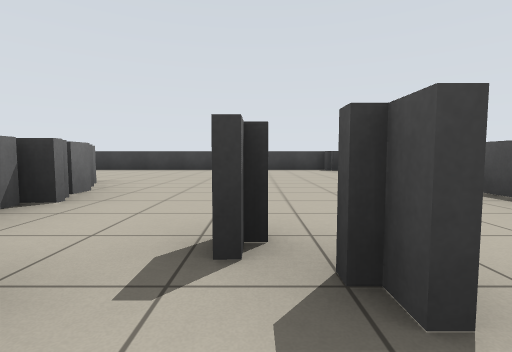
view 1 (above)

24 first-person views from a walk through a world built for the Player/Stage simulator. The camera is 0.72 m above the floor, tilts 4° down and sees 85° across. The lines on the ground mark 1 m squares. The floor is counted in squares, 2 m on a side. Each view is taken from the middle of a square. On the plan, view 1 faces up. The plan holds only what a view shows up to about 9 squares ahead; the rest is blank. Robots are left out.

view 2
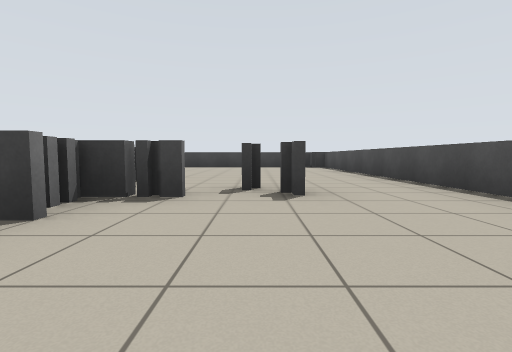

view 3
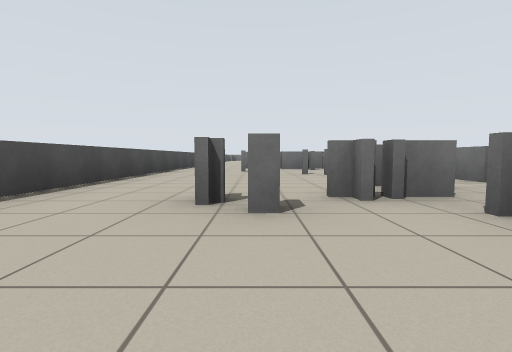

view 4
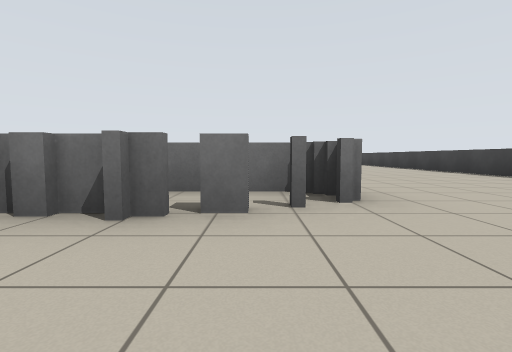

view 5
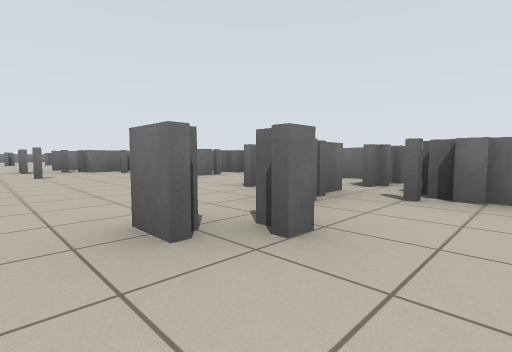

view 6
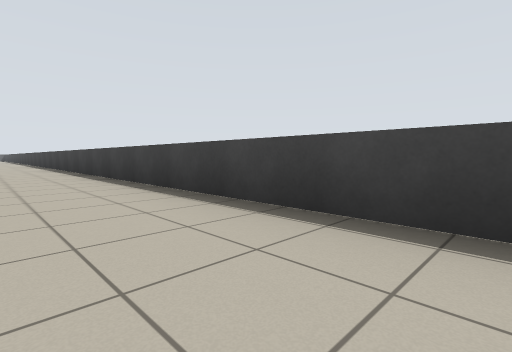

view 7
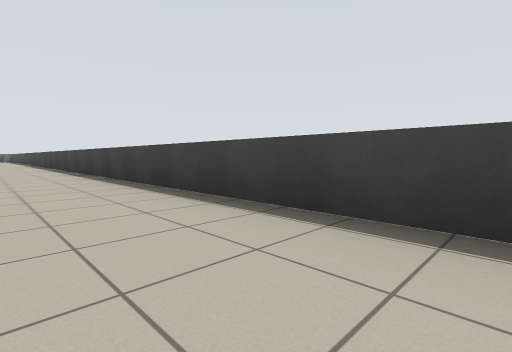

view 8
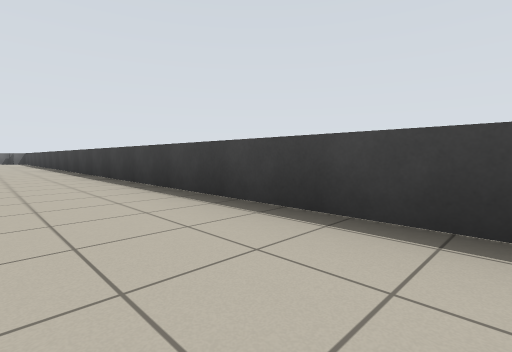

view 9
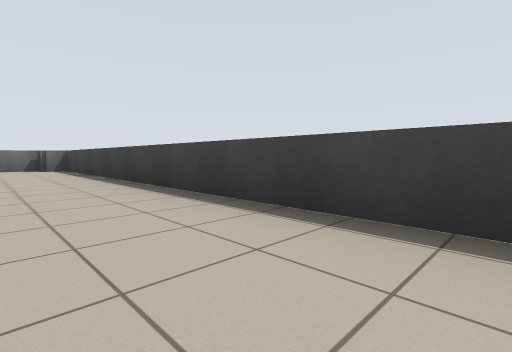

view 10
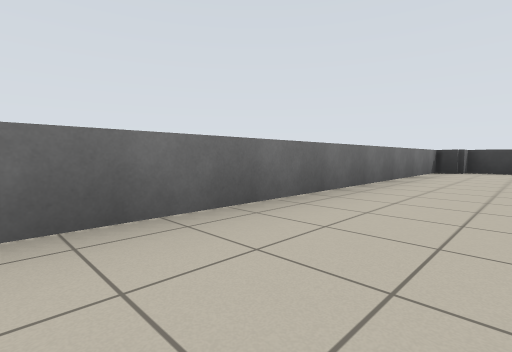

view 11
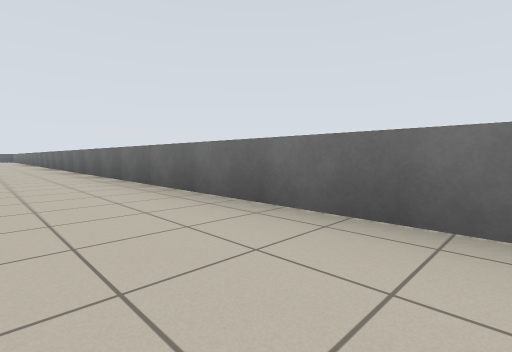

view 12
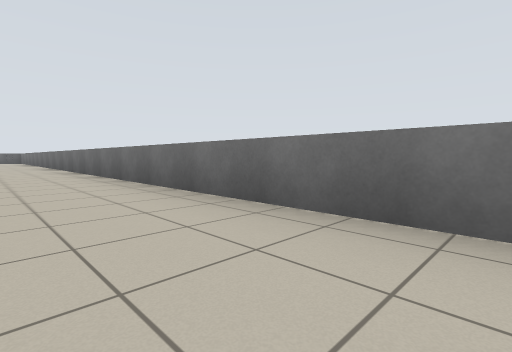

view 13
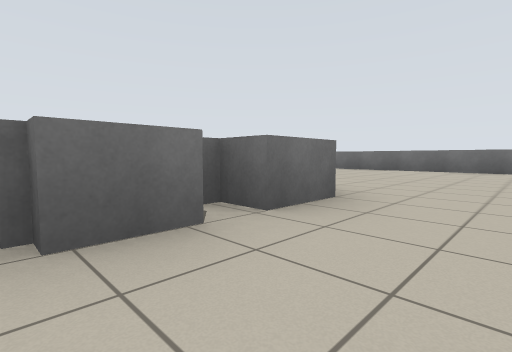

view 14
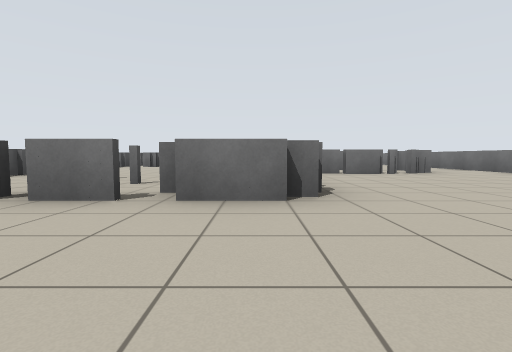

view 15
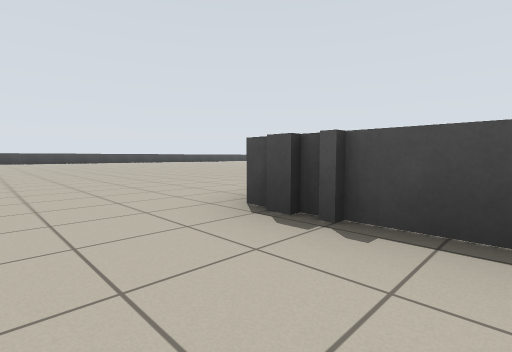

view 16
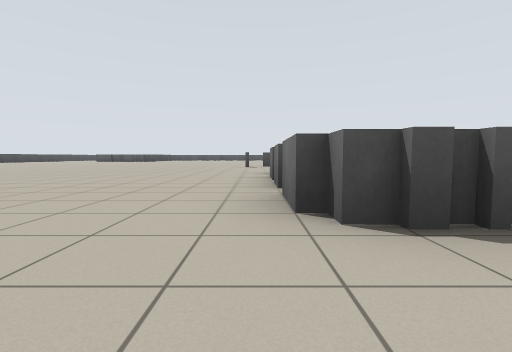

view 17
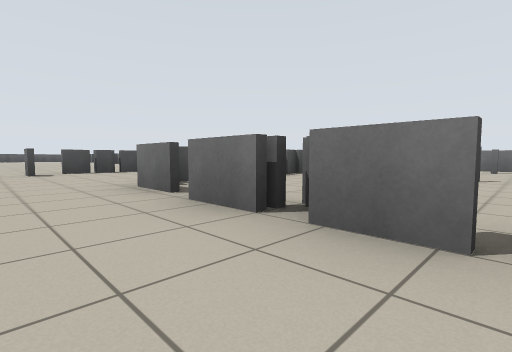

view 18
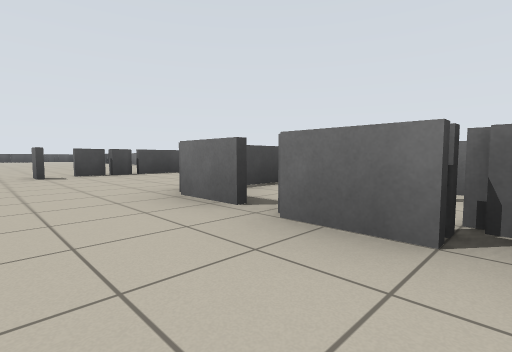

view 19
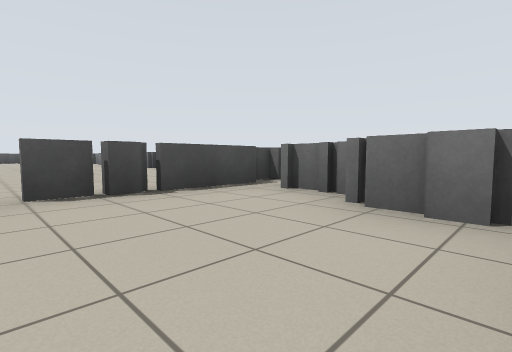

view 20
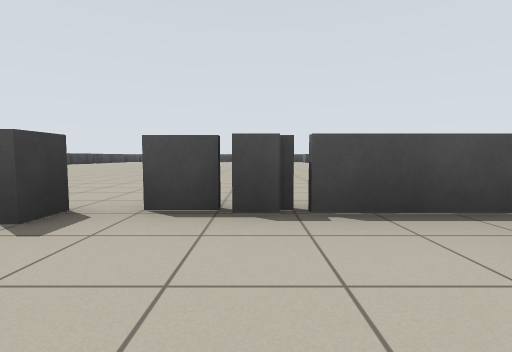

view 21
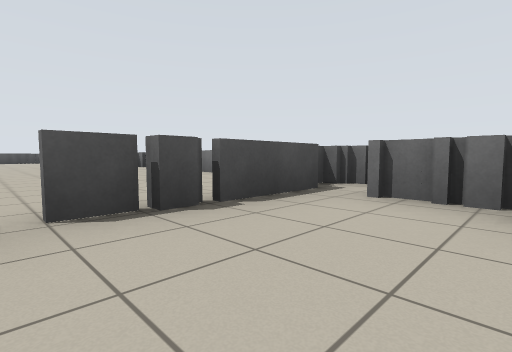

view 22
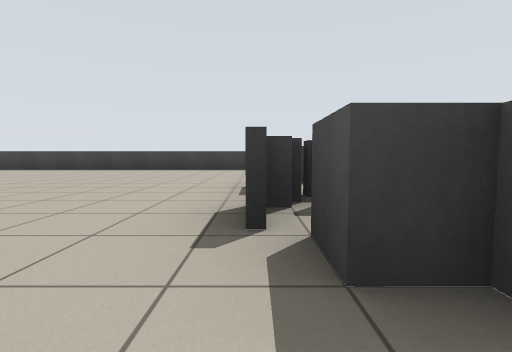

view 23
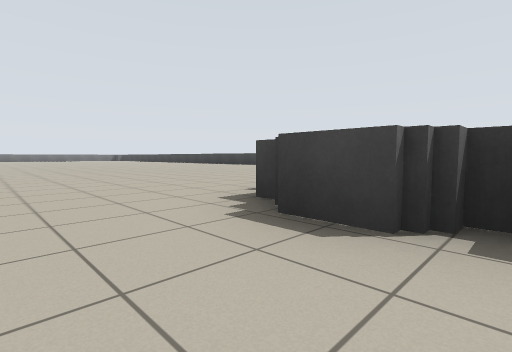

view 24
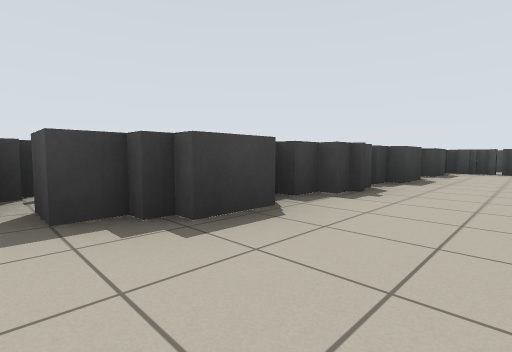

### Floor plan
Key: @ floor where view 1 was taken; # wall or solid block; x gap in a wall; . floor; = window, fence, low wall or low ledge.
Columns run from 35 left of view 1 to 3 right of it. Each row starts with its distance up from view 1.
  8  ====================================x
  7 =.....................................#
  6 =.....................................#
  5 =..               ......     .........#
  4 =..               ..... =      .......#
  3 =..              ......==       ==....#
  2 =..             .......=        ==....#
  1 =..  ..        ........=====    =..=..#
  0 =.. ....       .........=======#===@..#
 -1 =.. ..... ...   ..............=#=.....#
 -2 =.. .........                    .....#
 -3 =.. .........      ..           ===...#
 -4 =.. .........     ...           =.....#
 -5 =.. .........   .....            ===..#
 -6 =..................               #=. #
 -7 =....======...........            ==.
 -8 =....==== ==..=.......
 -9 =....==#==#==.=......
-10 =....  .=  ==== ....
-11 =.==== x=. =  =  ====
-12 =.=    ...
-13 =.
-14 =      #=
-15        ==

Where each view was taken, in squares from view 1:
view 1: 0 up, 0 right, facing up
view 2: 2 down, 0 right, facing up
view 3: 3 up, 0 right, facing down
view 4: 3 up, 0 right, facing left
view 5: 2 up, 1 right, facing down-left
view 6: 6 up, 6 left, facing up-left
view 7: 6 up, 12 left, facing up-left
view 8: 6 up, 18 left, facing up-left
view 9: 6 up, 26 left, facing up-left
view 10: 0 up, 33 left, facing up-left
view 11: 2 up, 33 left, facing down-left
view 12: 2 down, 33 left, facing down-left
view 13: 6 down, 27 left, facing down-left
view 14: 5 down, 29 left, facing down
view 15: 9 down, 31 left, facing up-right
view 16: 7 down, 31 left, facing right
view 17: 6 down, 28 left, facing down-right
view 18: 6 down, 27 left, facing down-right
view 19: 7 down, 24 left, facing down-right
view 20: 8 down, 23 left, facing right
view 21: 7 down, 23 left, facing down-right
view 22: 0 up, 12 left, facing up
view 23: 1 down, 10 left, facing up-left
view 24: 1 down, 12 left, facing up-right
